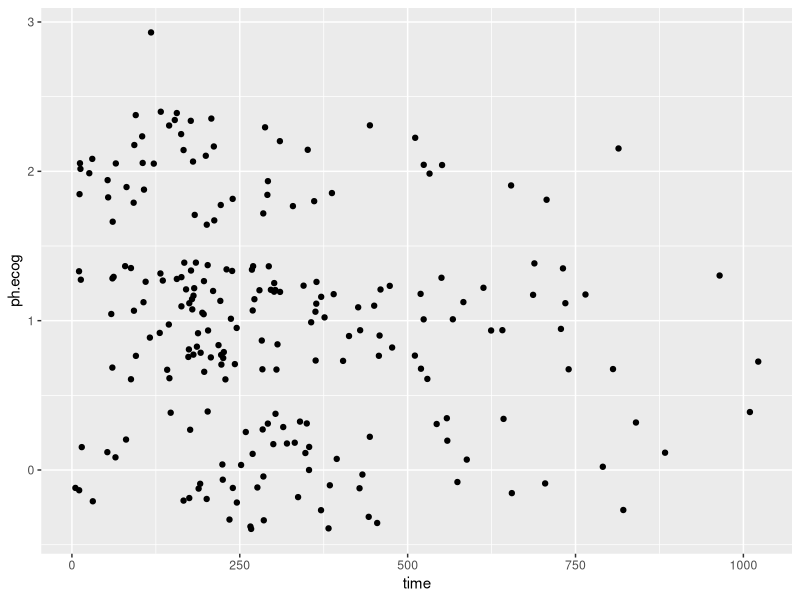

The R source for this figure:
## ---- chunk 1
knitr::opts_chunk$set(echo = FALSE, warning = FALSE)
library(tidyverse)
## ---- chunk 2
ggplot(survival::lung, aes(x = time, y = ph.ecog)) +
  geom_jitter()
